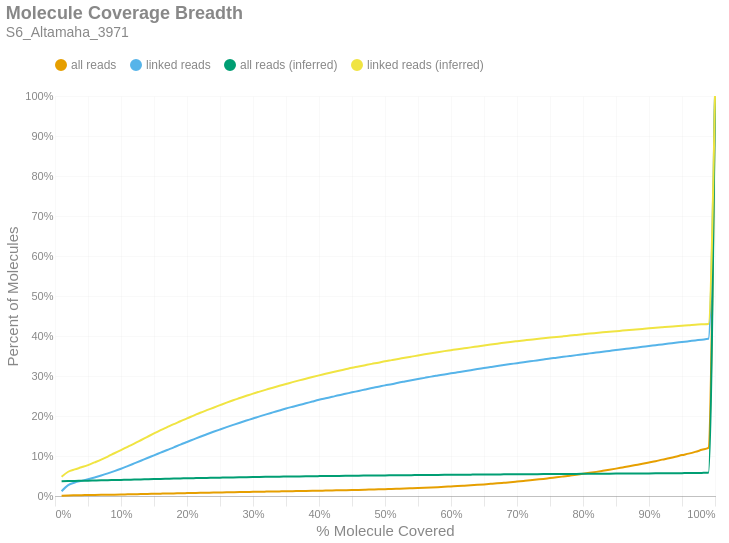

This figure's notebook cell:
### Markdown cell above
### Molecule Read Coverage
This chart shows molecule coverage breadth as computed by the number of bases aligned to that molecule. In other words, "*how much of each unique long molecule is actually sequenced/aligned?*" Keep in mind there is a distinction between sequences and alignments, since some sequences belonging to a particular molecule may not align well and wouldn't appear in the alignment data. This chart also shows molecule coverage breadth as computed by the *inferred fragment* from which the aligned sequences originate. Unlike read coverage, this calculation takes into account the total insert size, including unsequenced gaps between the forward and reverse reads. Like the previous figures, these are cumulative percents.

### Code cell
if SKIPLR:
    print_html(f"Skipped")
else:
    binned_df = consolidated_hist(valids['coverage_bp'], mask, 0.01, True)
    binned_df_inf = consolidated_hist(valids['coverage_inserts'], mask, 0.01, True)
    binned_df = binned_df.with_columns(pl.lit(binned_df_inf['all reads (cumsum)']).alias('all reads (inferred)'))
    binned_df = binned_df.with_columns(pl.lit(binned_df_inf['linked reads (cumsum)']).alias('linked reads (inferred)'))
    binned_df = binned_df.with_columns(
        (pl.col('bin').cast(pl.Float64) + 0.01).alias('right_edge')
    )

    with SafeRender(binned_df):
        (
            density_plot(binned_df, 'Molecule Coverage Breadth', samplename, 'molcov', ['all reads (inferred)','linked reads (inferred)'])
            .encode(
                #x=alt.X('bin:Q', title="% Molecule Covered").axis(format = '%').scale(padding=0),
                x=alt.X('right_edge:Q', title="% Molecule Covered").axis(format='%').scale(padding=0),
                y=alt.Y('value:Q', title='Percent of Molecules')
                    .axis(format='%')
                    .stack(False)
                    .scale(domainMin=0, padding=0),
                color=alt.Color("key:N").scale(domain = ["all reads", "linked reads", "all reads (inferred)", "linked reads (inferred)"]),
                tooltip = [
                    alt.Tooltip("key:N", title = "Data Type"),
                    alt.Tooltip("range_label:N", title="% Molecule Covered"),
                    alt.Tooltip("value:Q", format = ".2%", title="% Molecules")
                ]
            )
        ).display()

### Figure 1 — Vega-Lite specification as saved in the notebook (floating-point values rounded to 4 significant figures)
{"width": "container", "height": 400, "config": {"title": {"anchor": "start", "dy": -15, "fontSize": 18, "color": "#888888", "subtitleColor": "#888888", "subtitleFontSize": 14}, "arc": {"fill": "#0072B2"}, "axis": {"domainColor": "#888888", "domainWidth": 0.5, "gridWidth": 0.2, "grid": false, "titleFontWeight": 400, "titleFontSize": 15, "labelFontSize": 11, "labelColor": "#888888", "tickColor": "#888888", "tickWidth": 0.2, "titleColor": "#888888"}, "axisBand": {"grid": false}, "axisX": {"grid": true, "tickSize": 10, "domainCap": "round"}, "axisY": {"domain": false, "grid": true, "tickSize": 0, "domainCap": "round"}, "background": "transparent", "header": {"labelFontSize": 15, "labelColor": "#888888", "titleFontSize": 15, "titleFontWeight": 600, "titleColor": "#888888"}, "legend": {"labelFont": "sans-serif", "labelFontSize": 12, "labelColor": "#888888", "symbolSize": 100, "symbolType": "circle", "titleFontSize": 12, "titlePadding": 10, "titleColor": "#888888", "title": null, "orient": "top"}, "range": {"category": ["#E69F00", "#56B4E9", "#009E73", "#F0E442", "#0072B2", "#D55E00", "#CC79A7", "#000000"], "diverging": ["#cfe8f3", "#a2d4ec", "#73bfe2", "#46abdb", "#1696d2", "#12719e"]}, "area": {"fill": "#0072B2", "fillOpacity": 0.7, "line": true, "strokeOpacity": 0.7}, "line": {"color": "#0072B2", "stroke": "#0072B2", "strokeWidth": 2}, "trail": {"color": "#0072B2", "stroke": "#0072B2", "strokeWidth": 0, "size": 1}, "point": {"filled": true, "fillOpacity": 1.0, "size": 95}, "text": {"color": "#888888", "fontSize": 11, "align": "right", "fontWeight": 400, "size": 11}, "bar": {"fill": "#0072B2", "stroke": null}, "view": {"stroke": null, "continuousWidth": 660, "continuousHeight": 400}}, "data": {"name": "data-9e6d03928c125aab188b433ac813ddf8"}, "mark": {"type": "line", "interpolate": "monotone", "point": {"opacity": 0, "size": 275}}, "encoding": {"color": {"field": "key", "scale": {"domain": ["all reads", "linked reads", "all reads (inferred)", "linked reads (inferred)"]}, "type": "nominal"}, "tooltip": [{"field": "key", "title": "Data Type", "type": "nominal"}, {"field": "range_label", "title": "% Molecule Covered", "type": "nominal"}, {"field": "value", "format": ".2%", "title": "% Molecules", "type": "quantitative"}], "x": {"axis": {"format": "%"}, "field": "right_edge", "scale": {"padding": 0}, "title": "% Molecule Covered", "type": "quantitative"}, "y": {"axis": {"format": "%"}, "field": "value", "scale": {"domainMin": 0, "padding": 0}, "stack": false, "title": "Percent of Molecules", "type": "quantitative"}}, "params": [{"name": "param_c36ac31b6afebe62", "select": {"type": "point", "fields": ["key"]}, "bind": "legend"}], "title": {"text": "Molecule Coverage Breadth", "subtitle": "S6_Altamaha_3971"}, "transform": [{"fold": ["all reads (cumsum)", "linked reads (cumsum)", "all reads (inferred)", "linked reads (inferred)"]}, {"calculate": "replace(datum.key, ' (cumsum)', '')", "as": "key"}, {"filter": {"param": "param_c36ac31b6afebe62"}}], "usermeta": {"embedOptions": {"downloadFileName": "S6_Altamaha_3971.molcov"}}, "$schema": "https://vega.github.io/schema/vega-lite/v6.1.0.json", "datasets": {"data-9e6d03928c125aab188b433ac813ddf8": [{"bin": "0.0", "interval": "0.0-0.01", "all reads": 0.0006648, "linked reads": 0.012, "all reads (cumsum)": 0.0006648, "linked reads (cumsum)": 0.012, "range_label": "0.0-0.01", "all reads (inferred)": 0.03686, "linked reads (inferred)": 0.04785, "right_edge": 0.01}, {"bin": "0.01", "interval": "0.01-0.02", "all reads": 0.0008151, "linked reads": 0.01534, "all reads (cumsum)": 0.00148, "linked reads (cumsum)": 0.02734, "range_label": "0.01-0.02", "all reads (inferred)": 0.0375, "linked reads (inferred)": 0.06063, "right_edge": 0.02}, {"bin": "0.02", "interval": "0.02-0.03", "all reads": 0.0003651, "linked reads": 0.006394, "all reads (cumsum)": 0.001845, "linked reads (cumsum)": 0.03373, "range_label": "0.02-0.03", "all reads (inferred)": 0.03781, "linked reads (inferred)": 0.06659, "right_edge": 0.03}, {"bin": "0.03", "interval": "0.03-0.04", "all reads": 0.0002444, "linked reads": 0.004063, "all reads (cumsum)": 0.002089, "linked reads (cumsum)": 0.03779, "range_label": "0.03-0.04", "all reads (inferred)": 0.03808, "linked reads (inferred)": 0.07176, "right_edge": 0.04}, {"bin": "0.04", "interval": "0.04-0.05", "all reads": 0.0002337, "linked reads": 0.004083, "all reads (cumsum)": 0.002323, "linked reads (cumsum)": 0.04188, "range_label": "0.04-0.05", "all reads (inferred)": 0.03838, "linked reads (inferred)": 0.07723, "right_edge": 0.05}, {"bin": "0.05", "interval": "0.05-0.06", "all reads": 0.000244, "linked reads": 0.004375, "all reads (cumsum)": 0.002567, "linked reads (cumsum)": 0.04625, "range_label": "0.05-0.06", "all reads (inferred)": 0.03873, "linked reads (inferred)": 0.08406, "right_edge": 0.06}, {"bin": "0.06", "interval": "0.06-0.07", "all reads": 0.0002648, "linked reads": 0.00487, "all reads (cumsum)": 0.002832, "linked reads (cumsum)": 0.05112, "range_label": "0.06-0.07", "all reads (inferred)": 0.03909, "linked reads (inferred)": 0.09103, "right_edge": 0.07}, {"bin": "0.07", "interval": "0.07-0.08", "all reads": 0.0002865, "linked reads": 0.005325, "all reads (cumsum)": 0.003118, "linked reads (cumsum)": 0.05645, "range_label": "0.07-0.08", "all reads (inferred)": 0.03947, "linked reads (inferred)": 0.09864, "right_edge": 0.08}, {"bin": "0.08", "interval": "0.08-0.09", "all reads": 0.0003121, "linked reads": 0.005755, "all reads (cumsum)": 0.00343, "linked reads (cumsum)": 0.0622, "range_label": "0.08-0.09", "all reads (inferred)": 0.03989, "linked reads (inferred)": 0.1069, "right_edge": 0.09}, {"bin": "0.09", "interval": "0.09-0.1", "all reads": 0.0003259, "linked reads": 0.006042, "all reads (cumsum)": 0.003756, "linked reads (cumsum)": 0.06824, "range_label": "0.09-0.1", "all reads (inferred)": 0.0403, "linked reads (inferred)": 0.1148, "right_edge": 0.1}, {"bin": "0.1", "interval": "0.1-0.11", "all reads": 0.0003532, "linked reads": 0.006522, "all reads (cumsum)": 0.00411, "linked reads (cumsum)": 0.07477, "range_label": "0.1-0.11", "all reads (inferred)": 0.04071, "linked reads (inferred)": 0.1231, "right_edge": 0.11}, {"bin": "0.11", "interval": "0.11-0.12", "all reads": 0.0003515, "linked reads": 0.006656, "all reads (cumsum)": 0.004461, "linked reads (cumsum)": 0.08142, "range_label": "0.11-0.12", "all reads (inferred)": 0.04111, "linked reads (inferred)": 0.131, "right_edge": 0.12}, {"bin": "0.12", "interval": "0.12-0.13", "all reads": 0.0003462, "linked reads": 0.006671, "all reads (cumsum)": 0.004807, "linked reads (cumsum)": 0.08809, "range_label": "0.12-0.13", "all reads (inferred)": 0.04153, "linked reads (inferred)": 0.1394, "right_edge": 0.13}, {"bin": "0.13", "interval": "0.13-0.14", "all reads": 0.0003575, "linked reads": 0.006814, "all reads (cumsum)": 0.005165, "linked reads (cumsum)": 0.09491, "range_label": "0.13-0.14", "all reads (inferred)": 0.04196, "linked reads (inferred)": 0.1479, "right_edge": 0.14}, {"bin": "0.14", "interval": "0.14-0.15", "all reads": 0.000345, "linked reads": 0.006661, "all reads (cumsum)": 0.00551, "linked reads (cumsum)": 0.1016, "range_label": "0.14-0.15", "all reads (inferred)": 0.04238, "linked reads (inferred)": 0.1564, "right_edge": 0.15}, {"bin": "0.15", "interval": "0.15-0.16", "all reads": 0.0003513, "linked reads": 0.006735, "all reads (cumsum)": 0.005861, "linked reads (cumsum)": 0.1083, "range_label": "0.15-0.16", "all reads (inferred)": 0.04278, "linked reads (inferred)": 0.1645, "right_edge": 0.16}, {"bin": "0.16", "interval": "0.16-0.17", "all reads": 0.0003527, "linked reads": 0.00671, "all reads (cumsum)": 0.006214, "linked reads (cumsum)": 0.115, "range_label": "0.16-0.17", "all reads (inferred)": 0.04316, "linked reads (inferred)": 0.1722, "right_edge": 0.17}, {"bin": "0.17", "interval": "0.17-0.18", "all reads": 0.0003405, "linked reads": 0.006602, "all reads (cumsum)": 0.006554, "linked reads (cumsum)": 0.1216, "range_label": "0.17-0.18", "all reads (inferred)": 0.04355, "linked reads (inferred)": 0.1798, "right_edge": 0.18}, {"bin": "0.18", "interval": "0.18-0.19", "all reads": 0.0003625, "linked reads": 0.006948, "all reads (cumsum)": 0.006917, "linked reads (cumsum)": 0.1286, "range_label": "0.18-0.19", "all reads (inferred)": 0.0439, "linked reads (inferred)": 0.1868, "right_edge": 0.19}, {"bin": "0.19", "interval": "0.19-0.2", "all reads": 0.0003369, "linked reads": 0.006522, "all reads (cumsum)": 0.007254, "linked reads (cumsum)": 0.1351, "range_label": "0.19-0.2", "all reads (inferred)": 0.04427, "linked reads (inferred)": 0.1942, "right_edge": 0.2}, {"bin": "0.2", "interval": "0.2-0.21", "all reads": 0.0003393, "linked reads": 0.006468, "all reads (cumsum)": 0.007593, "linked reads (cumsum)": 0.1416, "range_label": "0.2-0.21", "all reads (inferred)": 0.04462, "linked reads (inferred)": 0.2011, "right_edge": 0.21}, {"bin": "0.21", "interval": "0.21-0.22", "all reads": 0.0003403, "linked reads": 0.006498, "all reads (cumsum)": 0.007933, "linked reads (cumsum)": 0.1481, "range_label": "0.21-0.22", "all reads (inferred)": 0.04497, "linked reads (inferred)": 0.2082, "right_edge": 0.22}, {"bin": "0.22", "interval": "0.22-0.23", "all reads": 0.000324, "linked reads": 0.00625, "all reads (cumsum)": 0.008257, "linked reads (cumsum)": 0.1543, "range_label": "0.22-0.23", "all reads (inferred)": 0.04529, "linked reads (inferred)": 0.2146, "right_edge": 0.23}, {"bin": "0.23", "interval": "0.23-0.24", "all reads": 0.0003257, "linked reads": 0.006171, "all reads (cumsum)": 0.008583, "linked reads (cumsum)": 0.1605, "range_label": "0.23-0.24", "all reads (inferred)": 0.0456, "linked reads (inferred)": 0.2207, "right_edge": 0.24}, {"bin": "0.24", "interval": "0.24-0.25", "all reads": 0.0003094, "linked reads": 0.005889, "all reads (cumsum)": 0.008892, "linked reads (cumsum)": 0.1664, "range_label": "0.24-0.25", "all reads (inferred)": 0.04591, "linked reads (inferred)": 0.2271, "right_edge": 0.25}, {"bin": "0.25", "interval": "0.25-0.26", "all reads": 0.0003054, "linked reads": 0.00576, "all reads (cumsum)": 0.009198, "linked reads (cumsum)": 0.1721, "range_label": "0.25-0.26", "all reads (inferred)": 0.04623, "linked reads (inferred)": 0.2334, "right_edge": 0.26}, {"bin": "0.26", "interval": "0.26-0.27", "all reads": 0.0003032, "linked reads": 0.005612, "all reads (cumsum)": 0.009501, "linked reads (cumsum)": 0.1777, "range_label": "0.26-0.27", "all reads (inferred)": 0.04653, "linked reads (inferred)": 0.2394, "right_edge": 0.27}, {"bin": "0.27", "interval": "0.27-0.28", "all reads": 0.0002951, "linked reads": 0.005528, "all reads (cumsum)": 0.009796, "linked reads (cumsum)": 0.1833, "range_label": "0.27-0.28", "all reads (inferred)": 0.04681, "linked reads (inferred)": 0.2449, "right_edge": 0.28}, {"bin": "0.28", "interval": "0.28-0.29", "all reads": 0.0002884, "linked reads": 0.005305, "all reads (cumsum)": 0.01008, "linked reads (cumsum)": 0.1886, "range_label": "0.28-0.29", "all reads (inferred)": 0.04709, "linked reads (inferred)": 0.2505, "right_edge": 0.29}, {"bin": "0.29", "interval": "0.29-0.3", "all reads": 0.0002836, "linked reads": 0.005122, "all reads (cumsum)": 0.01037, "linked reads (cumsum)": 0.1937, "range_label": "0.29-0.3", "all reads (inferred)": 0.04736, "linked reads (inferred)": 0.2559, "right_edge": 0.3}, {"bin": "0.3", "interval": "0.3-0.31", "all reads": 0.000303, "linked reads": 0.005439, "all reads (cumsum)": 0.01067, "linked reads (cumsum)": 0.1991, "range_label": "0.3-0.31", "all reads (inferred)": 0.04762, "linked reads (inferred)": 0.261, "right_edge": 0.31}, {"bin": "0.31", "interval": "0.31-0.32", "all reads": 0.0002803, "linked reads": 0.005003, "all reads (cumsum)": 0.01095, "linked reads (cumsum)": 0.2041, "range_label": "0.31-0.32", "all reads (inferred)": 0.04787, "linked reads (inferred)": 0.2659, "right_edge": 0.32}, {"bin": "0.32", "interval": "0.32-0.33", "all reads": 0.0002772, "linked reads": 0.004835, "all reads (cumsum)": 0.01123, "linked reads (cumsum)": 0.209, "range_label": "0.32-0.33", "all reads (inferred)": 0.04811, "linked reads (inferred)": 0.2708, "right_edge": 0.33}, {"bin": "0.33", "interval": "0.33-0.34", "all reads": 0.0002844, "linked reads": 0.00481, "all reads (cumsum)": 0.01151, "linked reads (cumsum)": 0.2138, "range_label": "0.33-0.34", "all reads (inferred)": 0.04835, "linked reads (inferred)": 0.2754, "right_edge": 0.34}, {"bin": "0.34", "interval": "0.34-0.35", "all reads": 0.0002925, "linked reads": 0.00485, "all reads (cumsum)": 0.01181, "linked reads (cumsum)": 0.2186, "range_label": "0.34-0.35", "all reads (inferred)": 0.04858, "linked reads (inferred)": 0.28, "right_edge": 0.35}, {"bin": "0.35", "interval": "0.35-0.36", "all reads": 0.000281, "linked reads": 0.004488, "all reads (cumsum)": 0.01209, "linked reads (cumsum)": 0.2231, "range_label": "0.35-0.36", "all reads (inferred)": 0.04881, "linked reads (inferred)": 0.2846, "right_edge": 0.36}, {"bin": "0.36", "interval": "0.36-0.37", "all reads": 0.0002848, "linked reads": 0.004399, "all reads (cumsum)": 0.01237, "linked reads (cumsum)": 0.2275, "range_label": "0.36-0.37", "all reads (inferred)": 0.04904, "linked reads (inferred)": 0.289, "right_edge": 0.37}, {"bin": "0.37", "interval": "0.37-0.38", "all reads": 0.0002817, "linked reads": 0.004206, "all reads (cumsum)": 0.01265, "linked reads (cumsum)": 0.2317, "range_label": "0.37-0.38", "all reads (inferred)": 0.04926, "linked reads (inferred)": 0.2933, "right_edge": 0.38}, {"bin": "0.38", "interval": "0.38-0.39", "all reads": 0.0002932, "linked reads": 0.004404, "all reads (cumsum)": 0.01295, "linked reads (cumsum)": 0.2361, "range_label": "0.38-0.39", "all reads (inferred)": 0.04948, "linked reads (inferred)": 0.2976, "right_edge": 0.39}, {"bin": "0.39", "interval": "0.39-0.4", "all reads": 0.0003145, "linked reads": 0.004281, "all reads (cumsum)": 0.01326, "linked reads (cumsum)": 0.2404, "range_label": "0.39-0.4", "all reads (inferred)": 0.04969, "linked reads (inferred)": 0.3016, "right_edge": 0.4}, {"bin": "0.4", "interval": "0.4-0.41", "all reads": 0.0002855, "linked reads": 0.003806, "all reads (cumsum)": 0.01355, "linked reads (cumsum)": 0.2442, "range_label": "0.4-0.41", "all reads (inferred)": 0.04988, "linked reads (inferred)": 0.3054, "right_edge": 0.41}, {"bin": "0.41", "interval": "0.41-0.42", "all reads": 0.0003197, "linked reads": 0.003761, "all reads (cumsum)": 0.01387, "linked reads (cumsum)": 0.248, "range_label": "0.41-0.42", "all reads (inferred)": 0.05008, "linked reads (inferred)": 0.3093, "right_edge": 0.42}, {"bin": "0.42", "interval": "0.42-0.43", "all reads": 0.0003384, "linked reads": 0.003885, "all reads (cumsum)": 0.0142, "linked reads (cumsum)": 0.2519, "range_label": "0.42-0.43", "all reads (inferred)": 0.05028, "linked reads (inferred)": 0.3131, "right_edge": 0.43}, {"bin": "0.43", "interval": "0.43-0.44", "all reads": 0.0003398, "linked reads": 0.003548, "all reads (cumsum)": 0.01454, "linked reads (cumsum)": 0.2554, "range_label": "0.43-0.44", "all reads (inferred)": 0.05047, "linked reads (inferred)": 0.3167, "right_edge": 0.44}, {"bin": "0.44", "interval": "0.44-0.45", "all reads": 0.0003572, "linked reads": 0.003761, "all reads (cumsum)": 0.0149, "linked reads (cumsum)": 0.2592, "range_label": "0.44-0.45", "all reads (inferred)": 0.05066, "linked reads (inferred)": 0.3204, "right_edge": 0.45}, {"bin": "0.45", "interval": "0.45-0.46", "all reads": 0.0003764, "linked reads": 0.003504, "all reads (cumsum)": 0.01528, "linked reads (cumsum)": 0.2627, "range_label": "0.45-0.46", "all reads (inferred)": 0.05082, "linked reads (inferred)": 0.3236, "right_edge": 0.46}, {"bin": "0.46", "interval": "0.46-0.47", "all reads": 0.0004229, "linked reads": 0.003721, "all reads (cumsum)": 0.0157, "linked reads (cumsum)": 0.2664, "range_label": "0.46-0.47", "all reads (inferred)": 0.051, "linked reads (inferred)": 0.327, "right_edge": 0.47}, {"bin": "0.47", "interval": "0.47-0.48", "all reads": 0.0004437, "linked reads": 0.003593, "all reads (cumsum)": 0.01614, "linked reads (cumsum)": 0.27, "range_label": "0.47-0.48", "all reads (inferred)": 0.05118, "linked reads (inferred)": 0.3303, "right_edge": 0.48}, {"bin": "0.48", "interval": "0.48-0.49", "all reads": 0.0004387, "linked reads": 0.003157, "all reads (cumsum)": 0.01658, "linked reads (cumsum)": 0.2731, "range_label": "0.48-0.49", "all reads (inferred)": 0.05134, "linked reads (inferred)": 0.3334, "right_edge": 0.49}, {"bin": "0.49", "interval": "0.49-0.5", "all reads": 0.0005166, "linked reads": 0.003439, "all reads (cumsum)": 0.0171, "linked reads (cumsum)": 0.2766, "range_label": "0.49-0.5", "all reads (inferred)": 0.05153, "linked reads (inferred)": 0.3369, "right_edge": 0.5}, {"bin": "0.5", "interval": "0.5-0.51", "all reads": 0.0004736, "linked reads": 0.003039, "all reads (cumsum)": 0.01757, "linked reads (cumsum)": 0.2796, "range_label": "0.5-0.51", "all reads (inferred)": 0.05167, "linked reads (inferred)": 0.3397, "right_edge": 0.51}, {"bin": "0.51", "interval": "0.51-0.52", "all reads": 0.0005441, "linked reads": 0.003469, "all reads (cumsum)": 0.01812, "linked reads (cumsum)": 0.2831, "range_label": "0.51-0.52", "all reads (inferred)": 0.05182, "linked reads (inferred)": 0.3425, "right_edge": 0.52}, {"bin": "0.52", "interval": "0.52-0.53", "all reads": 0.0005525, "linked reads": 0.003133, "all reads (cumsum)": 0.01867, "linked reads (cumsum)": 0.2862, "range_label": "0.52-0.53", "all reads (inferred)": 0.05198, "linked reads (inferred)": 0.3455, "right_edge": 0.53}, {"bin": "0.53", "interval": "0.53-0.54", "all reads": 0.0006139, "linked reads": 0.003073, "all reads (cumsum)": 0.01928, "linked reads (cumsum)": 0.2893, "range_label": "0.53-0.54", "all reads (inferred)": 0.05214, "linked reads (inferred)": 0.3484, "right_edge": 0.54}, {"bin": "0.54", "interval": "0.54-0.55", "all reads": 0.0006368, "linked reads": 0.003034, "all reads (cumsum)": 0.01992, "linked reads (cumsum)": 0.2923, "range_label": "0.54-0.55", "all reads (inferred)": 0.05229, "linked reads (inferred)": 0.3513, "right_edge": 0.55}, {"bin": "0.55", "interval": "0.55-0.56", "all reads": 0.0006851, "linked reads": 0.002989, "all reads (cumsum)": 0.02061, "linked reads (cumsum)": 0.2953, "range_label": "0.55-0.56", "all reads (inferred)": 0.05245, "linked reads (inferred)": 0.3542, "right_edge": 0.56}, {"bin": "0.56", "interval": "0.56-0.57", "all reads": 0.0007474, "linked reads": 0.003118, "all reads (cumsum)": 0.02135, "linked reads (cumsum)": 0.2984, "range_label": "0.56-0.57", "all reads (inferred)": 0.05259, "linked reads (inferred)": 0.3568, "right_edge": 0.57}, {"bin": "0.57", "interval": "0.57-0.58", "all reads": 0.0007862, "linked reads": 0.002727, "all reads (cumsum)": 0.02214, "linked reads (cumsum)": 0.3012, "range_label": "0.57-0.58", "all reads (inferred)": 0.05274, "linked reads (inferred)": 0.3596, "right_edge": 0.58}, {"bin": "0.58", "interval": "0.58-0.59", "all reads": 0.0008356, "linked reads": 0.002682, "all reads (cumsum)": 0.02297, "linked reads (cumsum)": 0.3038, "range_label": "0.58-0.59", "all reads (inferred)": 0.05289, "linked reads (inferred)": 0.3622, "right_edge": 0.59}, {"bin": "0.59", "interval": "0.59-0.6", "all reads": 0.0008932, "linked reads": 0.002816, "all reads (cumsum)": 0.02387, "linked reads (cumsum)": 0.3067, "range_label": "0.59-0.6", "all reads (inferred)": 0.05302, "linked reads (inferred)": 0.3646, "right_edge": 0.6}, {"bin": "0.6", "interval": "0.6-0.61", "all reads": 0.0008743, "linked reads": 0.002504, "all reads (cumsum)": 0.02474, "linked reads (cumsum)": 0.3092, "range_label": "0.6-0.61", "all reads (inferred)": 0.05315, "linked reads (inferred)": 0.367, "right_edge": 0.61}, {"bin": "0.61", "interval": "0.61-0.62", "all reads": 0.0009962, "linked reads": 0.002504, "all reads (cumsum)": 0.02574, "linked reads (cumsum)": 0.3117, "range_label": "0.61-0.62", "all reads (inferred)": 0.05328, "linked reads (inferred)": 0.3693, "right_edge": 0.62}, {"bin": "0.62", "interval": "0.62-0.63", "all reads": 0.001043, "linked reads": 0.002771, "all reads (cumsum)": 0.02678, "linked reads (cumsum)": 0.3144, "range_label": "0.62-0.63", "all reads (inferred)": 0.05341, "linked reads (inferred)": 0.3716, "right_edge": 0.63}, {"bin": "0.63", "interval": "0.63-0.64", "all reads": 0.001102, "linked reads": 0.002811, "all reads (cumsum)": 0.02788, "linked reads (cumsum)": 0.3172, "range_label": "0.63-0.64", "all reads (inferred)": 0.05355, "linked reads (inferred)": 0.374, "right_edge": 0.64}, {"bin": "0.64", "interval": "0.64-0.65", "all reads": 0.00116, "linked reads": 0.002499, "all reads (cumsum)": 0.02904, "linked reads (cumsum)": 0.3197, "range_label": "0.64-0.65", "all reads (inferred)": 0.05369, "linked reads (inferred)": 0.3764, "right_edge": 0.65}, {"bin": "0.65", "interval": "0.65-0.66", "all reads": 0.001279, "linked reads": 0.002653, "all reads (cumsum)": 0.03032, "linked reads (cumsum)": 0.3224, "range_label": "0.65-0.66", "all reads (inferred)": 0.05382, "linked reads (inferred)": 0.3787, "right_edge": 0.66}, {"bin": "0.66", "interval": "0.66-0.67", "all reads": 0.001294, "linked reads": 0.002593, "all reads (cumsum)": 0.03162, "linked reads (cumsum)": 0.325, "range_label": "0.66-0.67", "all reads (inferred)": 0.05394, "linked reads (inferred)": 0.3809, "right_edge": 0.67}, {"bin": "0.67", "interval": "0.67-0.68", "all reads": 0.001398, "linked reads": 0.002445, "all reads (cumsum)": 0.03301, "linked reads (cumsum)": 0.3274, "range_label": "0.67-0.68", "all reads (inferred)": 0.05407, "linked reads (inferred)": 0.383, "right_edge": 0.68}, {"bin": "0.68", "interval": "0.68-0.69", "all reads": 0.001416, "linked reads": 0.002346, "all reads (cumsum)": 0.03443, "linked reads (cumsum)": 0.3298, "range_label": "0.68-0.69", "all reads (inferred)": 0.05419, "linked reads (inferred)": 0.3851, "right_edge": 0.69}, {"bin": "0.69", "interval": "0.69-0.7", "all reads": 0.001547, "linked reads": 0.002296, "all reads (cumsum)": 0.03598, "linked reads (cumsum)": 0.3321, "range_label": "0.69-0.7", "all reads (inferred)": 0.05431, "linked reads (inferred)": 0.387, "right_edge": 0.7}, {"bin": "0.7", "interval": "0.7-0.71", "all reads": 0.001579, "linked reads": 0.002341, "all reads (cumsum)": 0.03756, "linked reads (cumsum)": 0.3344, "range_label": "0.7-0.71", "all reads (inferred)": 0.05443, "linked reads (inferred)": 0.3888, "right_edge": 0.71}, {"bin": "0.71", "interval": "0.71-0.72", "all reads": 0.001621, "linked reads": 0.002202, "all reads (cumsum)": 0.03918, "linked reads (cumsum)": 0.3366, "range_label": "0.71-0.72", "all reads (inferred)": 0.05454, "linked reads (inferred)": 0.3907, "right_edge": 0.72}, {"bin": "0.72", "interval": "0.72-0.73", "all reads": 0.001799, "linked reads": 0.002351, "all reads (cumsum)": 0.04097, "linked reads (cumsum)": 0.339, "range_label": "0.72-0.73", "all reads (inferred)": 0.05465, "linked reads (inferred)": 0.3925, "right_edge": 0.73}, {"bin": "0.73", "interval": "0.73-0.74", "all reads": 0.001793, "linked reads": 0.002217, "all reads (cumsum)": 0.04277, "linked reads (cumsum)": 0.3412, "range_label": "0.73-0.74", "all reads (inferred)": 0.05476, "linked reads (inferred)": 0.3942, "right_edge": 0.74}, {"bin": "0.74", "interval": "0.74-0.75", "all reads": 0.002019, "linked reads": 0.002425, "all reads (cumsum)": 0.04479, "linked reads (cumsum)": 0.3436, "range_label": "0.74-0.75", "all reads (inferred)": 0.05487, "linked reads (inferred)": 0.396, "right_edge": 0.75}, {"bin": "0.75", "interval": "0.75-0.76", "all reads": 0.001918, "linked reads": 0.002098, "all reads (cumsum)": 0.0467, "linked reads (cumsum)": 0.3457, "range_label": "0.75-0.76", "all reads (inferred)": 0.05497, "linked reads (inferred)": 0.3975, "right_edge": 0.76}, {"bin": "0.76", "interval": "0.76-0.77", "all reads": 0.002076, "linked reads": 0.002207, "all reads (cumsum)": 0.04878, "linked reads (cumsum)": 0.3479, "range_label": "0.76-0.77", "all reads (inferred)": 0.05508, "linked reads (inferred)": 0.3992, "right_edge": 0.77}, {"bin": "0.77", "interval": "0.77-0.78", "all reads": 0.002128, "linked reads": 0.002098, "all reads (cumsum)": 0.05091, "linked reads (cumsum)": 0.35, "range_label": "0.77-0.78", "all reads (inferred)": 0.05519, "linked reads (inferred)": 0.401, "right_edge": 0.78}, {"bin": "0.78", "interval": "0.78-0.79", "all reads": 0.00222, "linked reads": 0.002163, "all reads (cumsum)": 0.05313, "linked reads (cumsum)": 0.3522, "range_label": "0.78-0.79", "all reads (inferred)": 0.05531, "linked reads (inferred)": 0.4028, "right_edge": 0.79}, {"bin": "0.79", "interval": "0.79-0.8", "all reads": 0.00244, "linked reads": 0.002321, "all reads (cumsum)": 0.05557, "linked reads (cumsum)": 0.3545, "range_label": "0.79-0.8", "all reads (inferred)": 0.05543, "linked reads (inferred)": 0.4045, "right_edge": 0.8}, {"bin": "0.8", "interval": "0.8-0.81", "all reads": 0.002304, "linked reads": 0.002049, "all reads (cumsum)": 0.05787, "linked reads (cumsum)": 0.3566, "range_label": "0.8-0.81", "all reads (inferred)": 0.05553, "linked reads (inferred)": 0.406, "right_edge": 0.81}, {"bin": "0.81", "interval": "0.81-0.82", "all reads": 0.002462, "linked reads": 0.002069, "all reads (cumsum)": 0.06033, "linked reads (cumsum)": 0.3586, "range_label": "0.81-0.82", "all reads (inferred)": 0.05564, "linked reads (inferred)": 0.4076, "right_edge": 0.82}, {"bin": "0.82", "interval": "0.82-0.83", "all reads": 0.002625, "linked reads": 0.002054, "all reads (cumsum)": 0.06296, "linked reads (cumsum)": 0.3607, "range_label": "0.82-0.83", "all reads (inferred)": 0.05574, "linked reads (inferred)": 0.4091, "right_edge": 0.83}, {"bin": "0.83", "interval": "0.83-0.84", "all reads": 0.002683, "linked reads": 0.002074, "all reads (cumsum)": 0.06564, "linked reads (cumsum)": 0.3627, "range_label": "0.83-0.84", "all reads (inferred)": 0.05585, "linked reads (inferred)": 0.4106, "right_edge": 0.84}, {"bin": "0.84", "interval": "0.84-0.85", "all reads": 0.002784, "linked reads": 0.002064, "all reads (cumsum)": 0.06843, "linked reads (cumsum)": 0.3648, "range_label": "0.84-0.85", "all reads (inferred)": 0.05595, "linked reads (inferred)": 0.4119, "right_edge": 0.85}, {"bin": "0.85", "interval": "0.85-0.86", "all reads": 0.002944, "linked reads": 0.002088, "all reads (cumsum)": 0.07137, "linked reads (cumsum)": 0.3669, "range_label": "0.85-0.86", "all reads (inferred)": 0.05606, "linked reads (inferred)": 0.4135, "right_edge": 0.86}, {"bin": "0.86", "interval": "0.86-0.87", "all reads": 0.00295, "linked reads": 0.001881, "all reads (cumsum)": 0.07432, "linked reads (cumsum)": 0.3688, "range_label": "0.86-0.87", "all reads (inferred)": 0.05617, "linked reads (inferred)": 0.4148, "right_edge": 0.87}, {"bin": "0.87", "interval": "0.87-0.88", "all reads": 0.003093, "linked reads": 0.002019, "all reads (cumsum)": 0.07741, "linked reads (cumsum)": 0.3708, "range_label": "0.87-0.88", "all reads (inferred)": 0.05629, "linked reads (inferred)": 0.4163, "right_edge": 0.88}, {"bin": "0.88", "interval": "0.88-0.89", "all reads": 0.003119, "linked reads": 0.002064, "all reads (cumsum)": 0.08053, "linked reads (cumsum)": 0.3729, "range_label": "0.88-0.89", "all reads (inferred)": 0.05639, "linked reads (inferred)": 0.4177, "right_edge": 0.89}, {"bin": "0.89", "interval": "0.89-0.9", "all reads": 0.003305, "linked reads": 0.002108, "all reads (cumsum)": 0.08384, "linked reads (cumsum)": 0.375, "range_label": "0.89-0.9", "all reads (inferred)": 0.05651, "linked reads (inferred)": 0.4191, "right_edge": 0.9}, {"bin": "0.9", "interval": "0.9-0.91", "all reads": 0.003273, "linked reads": 0.001984, "all reads (cumsum)": 0.08711, "linked reads (cumsum)": 0.377, "range_label": "0.9-0.91", "all reads (inferred)": 0.05662, "linked reads (inferred)": 0.4204, "right_edge": 0.91}, {"bin": "0.91", "interval": "0.91-0.92", "all reads": 0.00379, "linked reads": 0.002074, "all reads (cumsum)": 0.0909, "linked reads (cumsum)": 0.379, "range_label": "0.91-0.92", "all reads (inferred)": 0.05674, "linked reads (inferred)": 0.4217, "right_edge": 0.92}, {"bin": "0.92", "interval": "0.92-0.93", "all reads": 0.003452, "linked reads": 0.00194, "all reads (cumsum)": 0.09435, "linked reads (cumsum)": 0.381, "range_label": "0.92-0.93", "all reads (inferred)": 0.05687, "linked reads (inferred)": 0.4231, "right_edge": 0.93}, {"bin": "0.93", "interval": "0.93-0.94", "all reads": 0.00373, "linked reads": 0.002143, "all reads (cumsum)": 0.09808, "linked reads (cumsum)": 0.3831, "range_label": "0.93-0.94", "all reads (inferred)": 0.057, "linked reads (inferred)": 0.4243, "right_edge": 0.94}, {"bin": "0.94", "interval": "0.94-0.95", "all reads": 0.004201, "linked reads": 0.001831, "all reads (cumsum)": 0.1023, "linked reads (cumsum)": 0.3849, "range_label": "0.94-0.95", "all reads (inferred)": 0.05715, "linked reads (inferred)": 0.4256, "right_edge": 0.95}, {"bin": "0.95", "interval": "0.95-0.96", "all reads": 0.003608, "linked reads": 0.001965, "all reads (cumsum)": 0.1059, "linked reads (cumsum)": 0.3869, "range_label": "0.95-0.96", "all reads (inferred)": 0.05732, "linked reads (inferred)": 0.4268, "right_edge": 0.96}, {"bin": "0.96", "interval": "0.96-0.97", "all reads": 0.004376, "linked reads": 0.002009, "all reads (cumsum)": 0.1103, "linked reads (cumsum)": 0.3889, "range_label": "0.96-0.97", "all reads (inferred)": 0.0575, "linked reads (inferred)": 0.4283, "right_edge": 0.97}, {"bin": "0.97", "interval": "0.97-0.98", "all reads": 0.00518, "linked reads": 0.00196, "all reads (cumsum)": 0.1154, "linked reads (cumsum)": 0.3909, "range_label": "0.97-0.98", "all reads (inferred)": 0.05777, "linked reads (inferred)": 0.4293, "right_edge": 0.98}, {"bin": "0.98", "interval": "0.98-0.99", "all reads": 0.004951, "linked reads": 0.002088, "all reads (cumsum)": 0.1204, "linked reads (cumsum)": 0.393, "range_label": "0.98-0.99", "all reads (inferred)": 0.0582, "linked reads (inferred)": 0.4301, "right_edge": 0.99}, {"bin": "0.99", "interval": "0.99-1.0", "all reads": 0.8796, "linked reads": 0.607, "all reads (cumsum)": 1.0, "linked reads (cumsum)": 1.0, "range_label": "0.99-1.0", "all reads (inferred)": 1.0, "linked reads (inferred)": 1.0, "right_edge": 1.0}]}}
